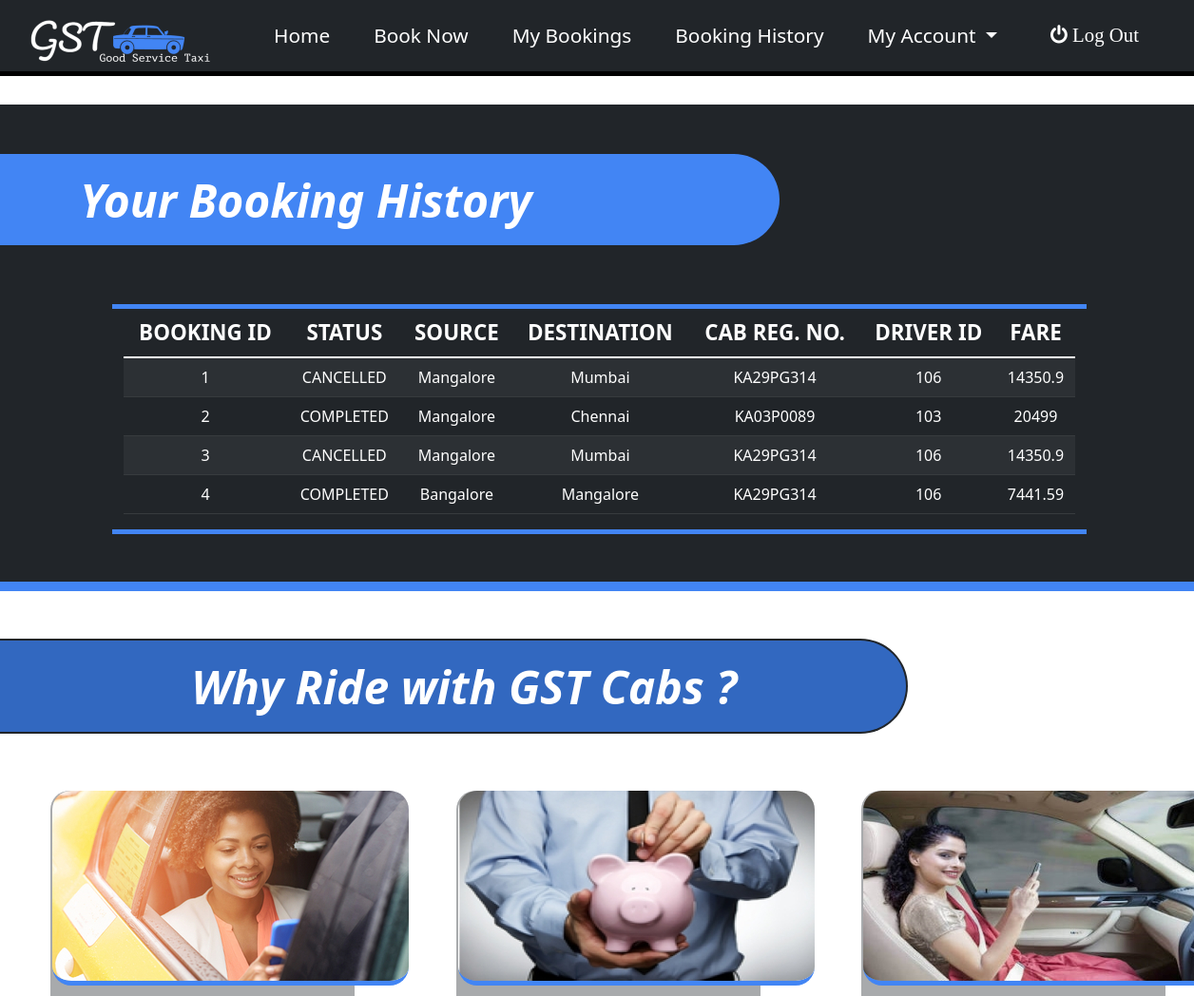
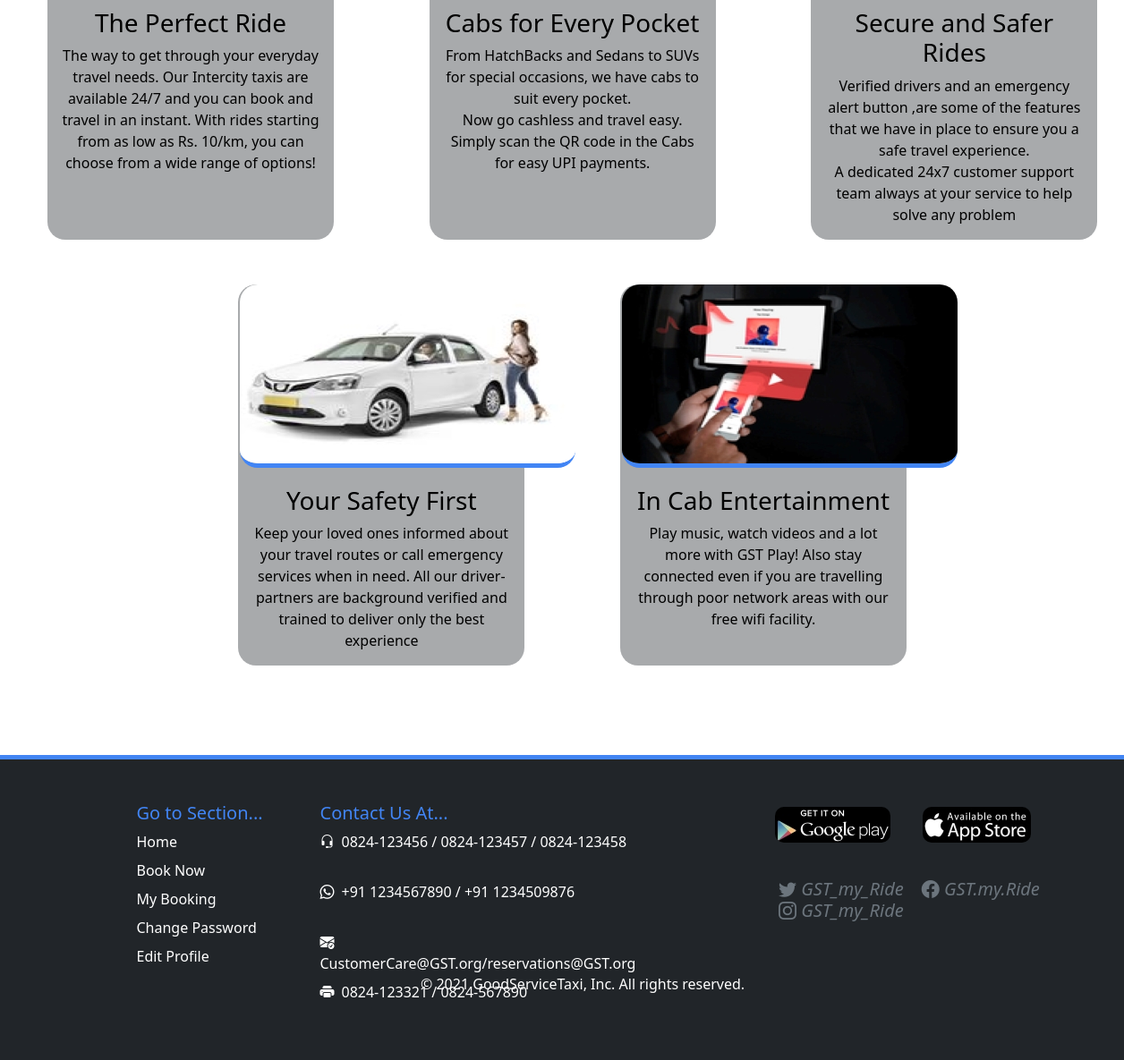
The app's page /mybookinghistory (signed in) with its own data (2 pictures, top to bottom).
### tables this page shows
CREATE TABLE Booking(
booking_id INTEGER PRIMARY KEY AUTOINCREMENT,
customer_id REFERENCES customer(customer_id),
route_id REFERENCES route(route_id),
reg_no REFERENCES Cab(reg_no),
driver_id REFERENCES CAB(driver_id),
total_fare number(10,2) not null,
status varchar2(20) default 'ACTIVE' not null);

CREATE TABLE route( 
     route_id integer primary key autoincrement, 
     source varchar2(20), 
    destination varchar2(20), 
   fare number(10,2) NOT NULL, 
   distance varchar2(10), 
   time varchar2(10));

### app.py (the view)
@app.route('/mybookinghistory',methods=("GET","POST"))
def mybookinghistory():
    con = sqlite3.connect("DBMS.db")
    cur = con.cursor()
    query = "SELECT * FROM BOOKING WHERE CUSTOMER_ID = '"+str(userid) +"' ORDER BY BOOKING_ID"
    cur.execute(query)
    rows = cur.fetchall()
    row2 = []
    for i in rows:
        row3 = []
        for j in range(len(i)):
            row3.append(i[j])
        row2.append(row3)
    if len(rows)==0:
        flash("No Bookings Founds !!!")
        return render_template('index.html',userid=userid)
    for i in row2:
        cur.execute("select source,destination from route where route_id="+str(i[2]))
        i[2]=cur.fetchone()
    con.close()
    return render_template('mybookinghistory.html',userid=userid,rows=row2)

### templates/mybookinghistory.html (shortened to what this page needs)
{% extends "base.html" %}
{% block content %}
<div class="row" id="mainContainer">
  <h1 class="title3">Your Booking History</h1>
  <div id="table" class="col-10 offset-1"  >
    <table class="table table-dark table-striped">
        <thead>
            <tr>
              <th scope="col">BOOKING ID</th>
              <th scope="col">STATUS</th>
              <th scope="col">SOURCE</th>
              <th scope="col">DESTINATION</th>
              <th scope="col">CAB REG. NO.</th>
              <th scope="col">DRIVER ID</th>
              <th scope="col">FARE</th>
            </tr>
        </thead>
        <tbody>
            {% for rowdata in rows %}
            <tr>
              <td>{{rowdata[0]}}</td>
              <td>{{rowdata[6]}}</td>
              <td>{{rowdata[2][0]}}</td>
              <td>{{rowdata[2][1]}}</td>
              <td>{{rowdata[3]}}</td>
              <td>{{rowdata[4]}}</td>
              <td>{{rowdata[5]}}</td>
            </tr>
            {% endfor %}
        </tbody>
    </table>
  </div>
</div>
<h1 class="title2">Why Ride with GST Cabs ?</h1>
<div class="row" id="container2">
  <div class="col-3 offset-0 container2-items container2-items1">
    <img src ="{{url_for('static',filename='images/login1.jpg')}}">
  <h3 class="text-center">The Perfect Ride</h3><p class="text-center">The way to get through your everyday travel needs. Our Intercity taxis are available 24/7 and
  you can book and travel in an instant. With rides starting from as low as Rs. 10/km, you can choose
  from a wide range of options!
  </p>
</div>
<div class="col-3 offset-1 container2-items">
  <img src ="{{url_for('static',filename='images/login2.jpg')}}">
  <h3 class="text-center">Cabs for Every Pocket</h3><p class="text-center">
From HatchBacks and Sedans to SUVs for special occasions, we have cabs to suit every pocket.<br>
Now go cashless and travel easy.
Simply scan the QR code in the Cabs for easy UPI payments.</p>
</div>
<div class="col-3 offset-1 container2-items">
  <img src ="{{url_for('static',filename='images/login3.jpg')}}">
  <h3 class="text-center">Secure and Safer Rides</h3>
  <p class="text-center">Verified drivers and an emergency alert button ,are some of the features
  that we have in place to ensure you a safe travel experience.<br>A dedicated 24x7 customer
  support team always at your service to help solve any problem</p>
</div>
</div>
<div class="row" id="container2">
  <div class="col-2"></div>
  <div class="col-3 container2-items container2-items1">
    <img src ="{{url_for('static',filename='images/login5.jpg')}}">
  <h3 class="text-center">Your Safety First</h3><p class="text-center">Keep your loved ones informed about your travel routes or call emergency services when in need.
    All our driver-partners are background verified and trained to deliver only the best experience
  </p>
</div>
<div class="col-3 offset-1 container2-items">
  <img src ="{{url_for('static',filename='images/login4.jpg')}}">
  <h3 class="text-center">In Cab Entertainment</h3>
  <p class="text-center">Play music, watch videos and a lot more with GST Play! Also stay connected even if you are travelling through poor network areas with our free wifi facility.
  </p>
</div>
</div>
{% endblock %}

### templates/mybookinghistory.html (style rules this page uses)
#mainContainer { background-color: #212529;margin-top: 30px; color: white;padding-left: 50px; border-bottom: 10px #4285F4 solid; }
#container2 { margin-top: 30px; }
.container2-items img { margin-bottom: 20px; border-radius: 20px; margin-left: -10px; margin-top: 0px; border-bottom: 5px #4285F4 solid }
.container2-items { background-color: #21252963; color: black; border-radius: 20px; font-weight: 500; }
.container2-items1 { background-color: #21252963; color: black; border-radius: 20px; margin-left: 65px; }
.title3 { color: white;font-weight: 700;margin-left: -200px;background-color: #4285F4;padding-top: 20px; padding-left: 20%;border-top-right-radius: 50px;border-bottom-right-radius: 50px; width: 80%;height: 100px; border: 2px #212529 solid; border-left: 0px;margin-bottom: 60px;margin-top: 50px; font-size: 3em;font-style: italic; }
#table { margin-top: 0px; margin-bottom: 50px; margin-left: 80px; border-top: 5px #4285F4 solid; border-bottom: 5px #4285F4 solid; }
th { font-size: 1.4em;text-align: center; }
tr { text-align: center; }
#container2 { margin-top: 50px; }
.title2 { color: white;font-weight: 700;margin-left: -50px;background-color: #3268c0;padding-top: 20px; padding-left: 20%;border-top-right-radius: 50px;border-bottom-right-radius: 50px; width: 80%;height: 100px; border: 2px #212529 solid; border-left: 0px;margin-bottom: 60px;margin-top: 50px; font-size: 3em;font-style: italic; }

### records on screen
Booking: booking_id "1", status "CANCELLED", source "Mangalore", destination "Mumbai", reg_no "KA29PG314", driver "106", total_fare "14350.9"
Booking: booking_id "2", status "COMPLETED", source "Mangalore", destination "Chennai", reg_no "KA03P0089", driver "103", total_fare "20499"
Booking: booking_id "3", status "CANCELLED", source "Mangalore", destination "Mumbai", reg_no "KA29PG314", driver "106", total_fare "14350.9"
Booking: booking_id "4", status "COMPLETED", source "Bangalore", destination "Mangalore", reg_no "KA29PG314", driver "106", total_fare "7441.59"
